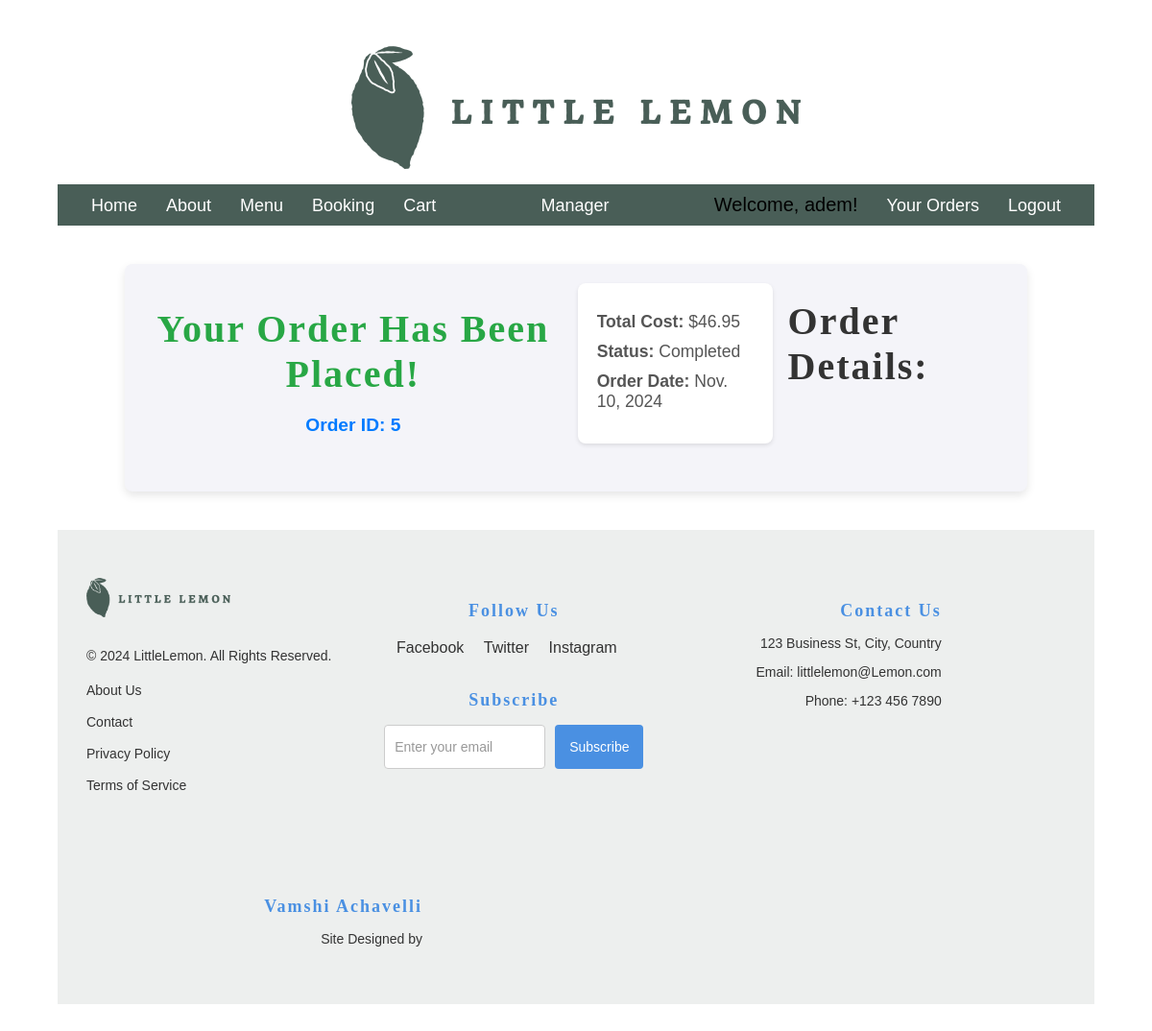
Page /order-confirmation/5/ (signed in) on the committed database.
### restaurant/models.py (models this page shows, shortened)
class Order(models.Model):
    user = models.ForeignKey(User, on_delete=models.CASCADE, related_name="orders")
    delivery_crew = models.ForeignKey(
        User, on_delete=models.SET_NULL, related_name="delivery_orders", null=True, blank=True
    )
    status = models.BooleanField(default=False, db_index=True)  # Consider using choices for more clarity
    total = models.DecimalField(max_digits=6, decimal_places=2, default=Decimal('0.00'))
    date = models.DateField(auto_now_add=True, db_index=True)  # Set date automatically on creation

### restaurant/views.py (the view)
# urls.py: path('order-confirmation/<int:order_id>/', views.order_confirmation, name='order_confirmation'),
@login_required
def order_confirmation(request, order_id):
    order = Order.objects.get(id=order_id)
    return render(request, 'order_confirmation.html', {'order': order})

### restaurant/templatetags/custom_filters.py (called while the page is built)
@register.filter
def is_in_group(user, group_name):
    return user.groups.filter(name=group_name).exists()

### templates/order_confirmation.html (shortened to what this page needs)
{% extends 'base.html' %}
{% load static %}
{% block content %}
<section class="order-confirmation">
  <div class="confirmation-header">
    <h1>Your Order Has Been Placed!</h1>
    <p class="order-id">Order ID: <strong>{{ order.id }}</strong></p>
  </div>
  <div class="order-summary">
    <p><strong>Total Cost:</strong> ${{ order.total }}</p>
    <p>
      <strong>Status:</strong> {% if order.status %} Completed {% else %}
      Pending {% endif %}
    </p>
    <p><strong>Order Date:</strong> {{ order.date }}</p>
  </div>
  <h2>Order Details:</h2>
</section>
{% endblock %}

### templates/base.html (shortened to what this page needs)
{% load static %}
{% load custom_filters %}
<!DOCTYPE html>
<html lang="en">
  <head>
    <link rel="stylesheet" href="{% static 'css/style.css' %}" />
  </head>
  <body>
    <header>
      <img src="{% static 'img/logo.png' %}" alt="Little Lemon Logo" />
      <nav>
        <div class="nav-container">
          <ul class="nav-left">
            {% if not request.session.manager_view %}
              <li><a href="{% url 'home' %}">Home</a></li>
              <li><a href="{% url 'about' %}">About</a></li>
              <li><a href="{% url 'menu' %}">Menu</a></li>
              <li><a href="{% url 'book_table' %}">Booking</a></li>
              <li><a href="{% url 'cart_detail' %}">Cart</a></li>
            {% endif %}
          </ul>
          <ul class="nav-center">
            {% if user.is_authenticated %}
              {% if user.is_superuser or user|is_in_group:"manager" %}
                {% if not request.session.manager_view %}
                  <li>
                    <a href="{% url 'manager_dashboard' %}" class="manager-link">Manager</a>
                  </li>
                {% endif %}
              {% endif %}
            {% endif %}
          </ul>
          <ul class="nav-right">
            {% if user.is_authenticated %}
              <li>Welcome, {{ user.username }}!</li>
              <li><a href="{% url 'order_history' %}">Your Orders</a></li>
              <li><a href="{% url 'Logout' %}">Logout</a></li>
            {% else %}
              <li><a href="{% url 'Login' %}">Login</a></li>
              <li><a href="{% url 'register' %}">Register</a></li>
            {% endif %}
          </ul>
        </div>
      </nav>
    </header>
    <main>
      {% block content %}{% endblock %}
    </main>
    <footer>
      <div class="footer-container">
        <div class="footer-left">
          <img src="{% static 'img/logo.png' %}" alt="Company Logo">
          <p>&copy; 2024 LittleLemon. All Rights Reserved.</p>
          <ul>
            <li><a href="/about">About Us</a></li>
            <li><a href="/">Contact</a></li>
            <li><a href="/menu/">Privacy Policy</a></li>
            <li><a href="/register">Terms of Service</a></li>
          </ul>
        </div>
        <div class="footer-center">
          <h4>Follow Us</h4>
          <ul class="social-media">
            <li><a href="https://facebook.com" target="_blank">Facebook</a></li>
            <li><a href="https://twitter.com" target="_blank">Twitter</a></li>
            <li><a href="https://instagram.com" target="_blank">Instagram</a></li>
          </ul>
          <h4>Subscribe</h4>
          <form>
            <input type="email" placeholder="Enter your email" />
            <button type="submit">Subscribe</button>
          </form>
        </div>
        <div class="footer-right">
          <h4>Contact Us</h4>
          <p>123 Business St, City, Country</p>
          <p>Email: littlelemon@Lemon.com</p>
          <p>Phone: +123 456 7890</p>
        </div>
      </div>
      <div class="footer-right">
        <h4><a href="https://designagency.com" target="_blank">Vamshi Achavelli</a></h4>
        <p>Site Designed by </p>
      </div>
    </footer>
  </body>
</html>

### rows in the picture
Order: id "5", total "46.95", date "Nov. 10, 2024"

### other values in the picture
{{ user.username }} "adem"
